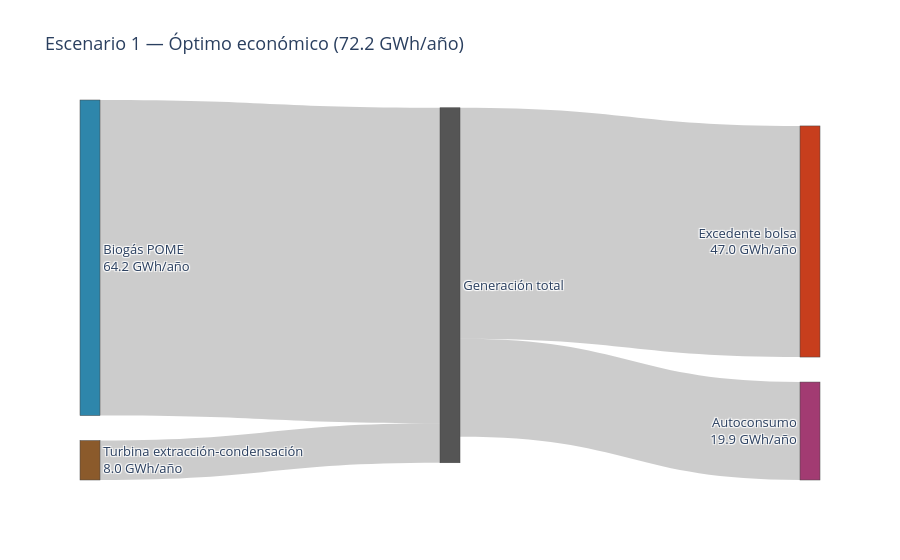
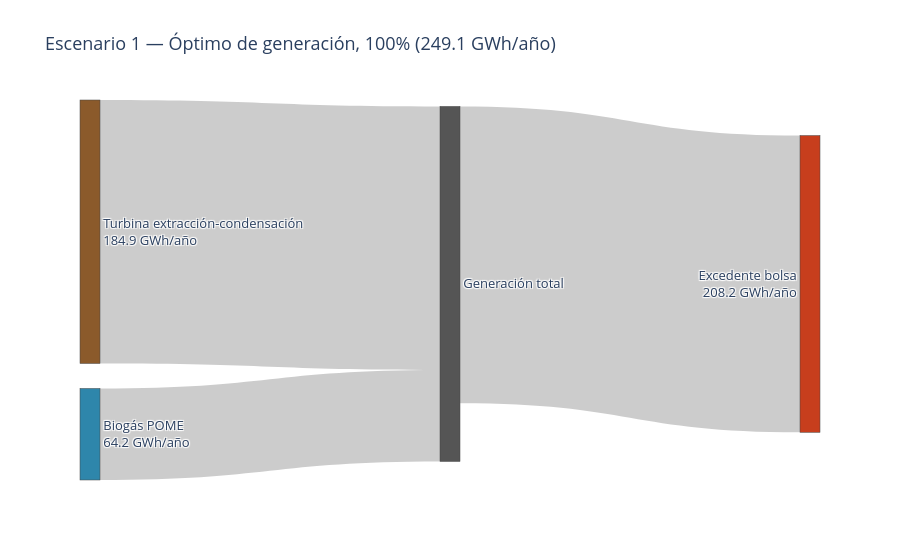

The code cell stored with these charts, in order, in its notebook:
### Code cell
# ==========================================================
# Sección 20 - Ajuste: misma anotación de valores numéricos para 
# Escenario 1 (consistencia de estilo entre ambas figuras del artículo).
# ==========================================================
def construir_sankey_esc1_anotado(m, titulo, nombre_archivo):
    turbina_kWh = sum(pyo.value(m.potencia_turbina_kW[p]) * horas_operacion_anual[p] for p in plantas) / 1e6
    biogas_kWh = sum(pyo.value(m.potencia_biogas_kW[p]) * horas_operacion_anual[p] for p in plantas) / 1e6
    autoconsumo_kWh = sum(pyo.value(m.autoconsumo_kW[p]) * horas_operacion_anual[p] for p in plantas) / 1e6
    permuta_kWh = sum(pyo.value(m.excedente_permuta_kW[p]) * horas_operacion_anual[p] for p in plantas) / 1e6
    bolsa_kWh = sum(pyo.value(m.excedente_bolsa_kW[p]) * horas_operacion_anual[p] for p in plantas) / 1e6

    labels = [
        f"Turbina extracción-condensación<br>{turbina_kWh:.1f} GWh/año",
        f"Biogás POME<br>{biogas_kWh:.1f} GWh/año",
        "Generación total",
        f"Autoconsumo<br>{autoconsumo_kWh:.1f} GWh/año",
        f"Excedente permuta<br>{permuta_kWh:.1f} GWh/año",
        f"Excedente bolsa<br>{bolsa_kWh:.1f} GWh/año",
    ]
    source = [0, 1, 2, 2, 2]
    target = [2, 2, 3, 4, 5]
    value = [turbina_kWh, biogas_kWh, autoconsumo_kWh, permuta_kWh, bolsa_kWh]

    fig = go.Figure(data=[go.Sankey(
        node=dict(pad=25, thickness=20, label=labels,
                   color=["#8B5A2B", "#2E86AB", "#555555", "#A23B72", "#F18F01", "#C73E1D"]),
        link=dict(source=source, target=target, value=value)
    )])
    fig.update_layout(title_text=titulo, font_size=13)
    fig.write_html(nombre_archivo + ".html")
    fig.write_image(nombre_archivo + ".png", scale=2)
    fig.show()
    return {"turbina_GWh": turbina_kWh, "biogas_GWh": biogas_kWh}

r_eco_e1 = construir_sankey_esc1_anotado(m1, "Escenario 1 — Óptimo económico (72.2 GWh/año)", "sankey_esc1_optimo_economico_v2")
r_gen_e1 = construir_sankey_esc1_anotado(m2, "Escenario 1 — Óptimo de generación, 100% (249.1 GWh/año)", "sankey_esc1_optimo_generacion_v2")

print(f"\nCambio en turbina: {r_eco_e1['turbina_GWh']:.2f} -> {r_gen_e1['turbina_GWh']:.2f} GWh/año "
      f"({(r_gen_e1['turbina_GWh']/r_eco_e1['turbina_GWh']-1)*100:+.0f}%)")
print(f"Cambio en biogás:  {r_eco_e1['biogas_GWh']:.2f} -> {r_gen_e1['biogas_GWh']:.2f} GWh/año "
      f"({(r_gen_e1['biogas_GWh']/r_eco_e1['biogas_GWh']-1)*100:+.1f}%)")

### Figure 1 — Plotly figure (JSON) as saved in the notebook; plotly's stock layout.template omitted (floating-point values rounded to 4 significant figures)
{"data": [{"link": {"source": [0, 1, 2, 2, 2], "target": [2, 2, 3, 4, 5], "value": [8.026, 64.22, 19.93, 0, 47.03]}, "node": {"color": ["#8B5A2B", "#2E86AB", "#555555", "#A23B72", "#F18F01", "#C73E1D"], "label": ["Turbina extracción-condensación<br>8.0 GWh/año", "Biogás POME<br>64.2 GWh/año", "Generación total", "Autoconsumo<br>19.9 GWh/año", "Excedente permuta<br>0.0 GWh/año", "Excedente bolsa<br>47.0 GWh/año"], "pad": 25, "thickness": 20}, "type": "sankey"}], "layout": {"font": {"size": 13}, "title": {"text": "Escenario 1 — Óptimo económico (72.2 GWh/año)"}}}

### Figure 2 — Plotly figure (JSON) as saved in the notebook; plotly's stock layout.template omitted (floating-point values rounded to 4 significant figures)
{"data": [{"link": {"source": [0, 1, 2, 2, 2], "target": [2, 2, 3, 4, 5], "value": [184.9, 64.22, 0, 0, 208.2]}, "node": {"color": ["#8B5A2B", "#2E86AB", "#555555", "#A23B72", "#F18F01", "#C73E1D"], "label": ["Turbina extracción-condensación<br>184.9 GWh/año", "Biogás POME<br>64.2 GWh/año", "Generación total", "Autoconsumo<br>0.0 GWh/año", "Excedente permuta<br>0.0 GWh/año", "Excedente bolsa<br>208.2 GWh/año"], "pad": 25, "thickness": 20}, "type": "sankey"}], "layout": {"font": {"size": 13}, "title": {"text": "Escenario 1 — Óptimo de generación, 100% (249.1 GWh/año)"}}}
